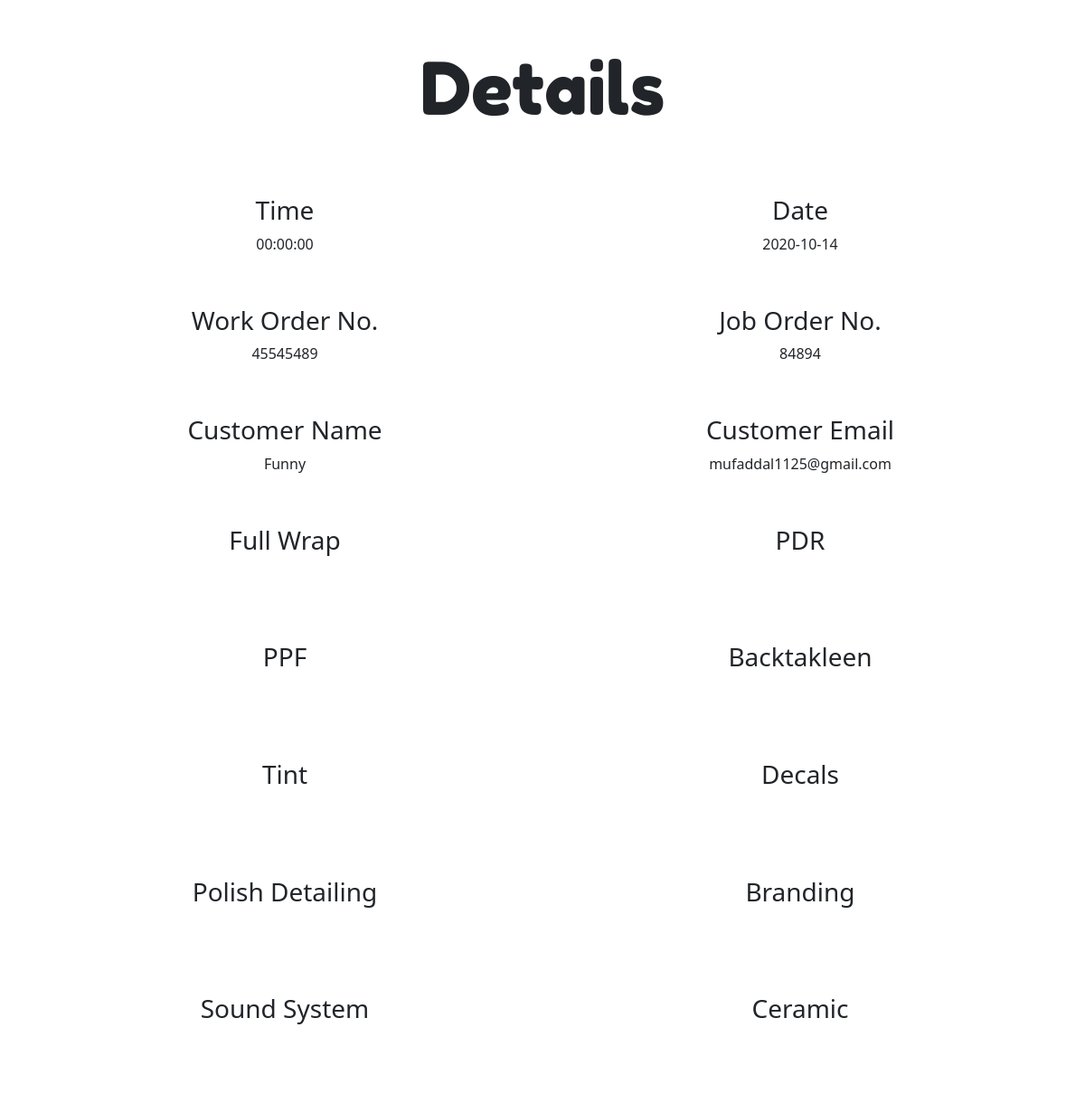
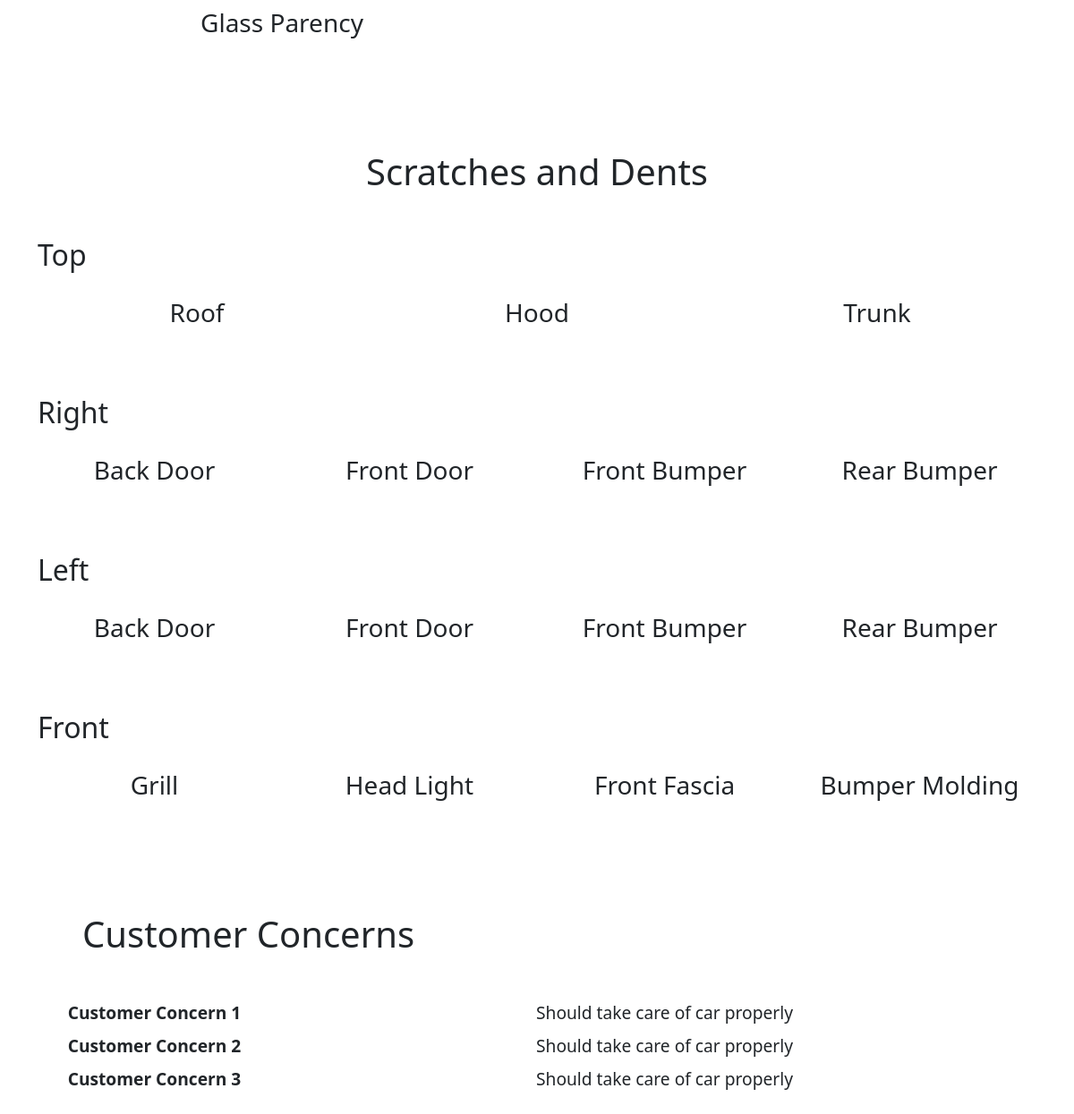
The page /details.php?id=19 on the database its author committed (2 pictures, top to bottom).
### tables this page shows
CREATE TABLE `car` (
  `id` int(11) NOT NULL,
  `time` time NOT NULL,
  `date` date NOT NULL,
  `work_no` int(11) NOT NULL,
  `job_no` int(11) NOT NULL,
  `customer_name` varchar(50) NOT NULL,
  `email` varchar(50) NOT NULL,
  `full_wrap` tinyint(1) NOT NULL DEFAULT 0,
  `pdr` tinyint(1) NOT NULL DEFAULT 0,
  `ppf` tinyint(1) NOT NULL DEFAULT 0,
  `backtakleen` tinyint(1) NOT NULL DEFAULT 0,
  `tint` tinyint(1) NOT NULL DEFAULT 0,
  `decals` tinyint(1) NOT NULL DEFAULT 0,
  `polish_detailing` tinyint(1) NOT NULL DEFAULT 0,
  `branding` tinyint(1) NOT NULL DEFAULT 0,
  `sound_system` tinyint(1) NOT NULL DEFAULT 0,
  `ceramic` tinyint(1) NOT NULL DEFAULT 0,
  `glassparency` tinyint(1) NOT NULL DEFAULT 0,
  `roof` tinyint(1) NOT NULL DEFAULT 0,
  `hood` tinyint(1) NOT NULL DEFAULT 0,
  `trunk` tinyint(1) NOT NULL DEFAULT 0,
  `right_door_1` tinyint(1) NOT NULL DEFAULT 0,
  `right_door_2` tinyint(1) NOT NULL DEFAULT 0,
  `right_front_bumper` tinyint(1) NOT NULL DEFAULT 0,
  `right_rear_bumper` tinyint(1) NOT NULL DEFAULT 0,
  `left_door_1` tinyint(1) NOT NULL DEFAULT 0,
  `left_door_2` tinyint(1) NOT NULL DEFAULT 1,
  `left_front_bumper` tinyint(1) NOT NULL DEFAULT 0,
  `left_rear_bumper` tinyint(1) NOT NULL DEFAULT 0,
  `grill` tinyint(1) NOT NULL DEFAULT 0,
  `head_light` tinyint(1) NOT NULL DEFAULT 0,
  `front_fascia` tinyint(1) NOT NULL DEFAULT 0,
  `bumper_molding` tinyint(1) NOT NULL DEFAULT 0,
  `customer_concern_1` varchar(500) NOT NULL,
  `customer_concern_2` varchar(500) NOT NULL,
  `customer_concern_3` varchar(500) NOT NULL,
  `customer_concern_4` varchar(500) NOT NULL,
  `customer_concern_5` varchar(500) NOT NULL,
  `Status` varchar(50) NOT NULL DEFAULT 'Repair Work Begins'
);

### details.php (the view, shortened to what this page needs)
<?php
require "partials/header.php";
require "server.php";
?>
<link rel="stylesheet" href="./styles/styles.css">
</head>
<body>
    <div class="container">
        <div class="header">
            <h1>Details</h1>
        </div>
        <?php
        function check_if($bool)
        {
            if ($bool) {
                echo '<svg class="bi text-success" width="32" height="32" fill="currentColor">
                                            <use xlink:href="node_modules\bootstrap-icons\bootstrap-icons.svg#check-square-fill"/>
                                            </svg>';
            } else {
                echo '<svg class="bi text-danger" width="32" height="32" fill="currentColor">
                                            <use xlink:href="node_modules\bootstrap-icons\bootstrap-icons.svg#file-x-fill"/>
                                            </svg>';
            }
        }
        if (isset($_GET['id'])) {
            $sql = "SELECT * FROM car WHERE id={$_GET['id']}";
            $result = $conn->query($sql);
            if ($result->num_rows > 0 && $result->num_rows < 2) {
                $row = $result->fetch_assoc();
        ?>
                <div class="row">
                    <div class="col">
                        <h3>Time</h3>
                        <p><?php echo $row['time']; ?></p>
                    </div>
                    <div class="col">
                        <h3>Date</h3>
                        <p><?php echo $row['date']; ?></p>
                    </div>
                </div>
                <div class="row">
                    <div class="col">
                        <h3>Work Order No.</h3>
                        <p><?php echo $row['work_no']; ?></p>
                    </div>
                    <div class="col">
                        <h3>Job Order No.</h3>
                        <p><?php echo $row['job_no']; ?></p>
                    </div>
                </div>
                <div class="row">
                    <div class="col">
                        <h3>Customer Name</h3>
                        <p><?php echo $row['customer_name']; ?></p>
                    </div>
                    <div class="col">
                        <h3>Customer Email</h3>
                        <p><?php echo $row['email']; ?></p>
                    </div>
                </div>
                <div class="row">
                    <div class="col">
                        <h3>Full Wrap</h3>
                        <p><?php check_if($row['full_wrap']);
                            ?></p>
                    </div>
                    <div class="col">
                        <h3>PDR</h3>
                        <p><?php check_if($row['pdr'])
                            ?></p>
                    </div>
                </div>
                <div class="row">
                    <div class="col">
                        <h3>PPF</h3>
                        <p><?php check_if($row['ppf']);
                            ?></p>
                    </div>
                    <div class="col">
                        <h3>Backtakleen</h3>
                        <p><?php check_if($row['backtakleen']);
                            ?></p>
                    </div>
                </div>
                <div class="row">
                    <div class="col">
                        <h3>Tint</h3>
                        <p><?php check_if($row['tint']);
                            ?></p>
                    </div>
                    <div class="col">
                        <h3>Decals</h3>
                        <p><?php check_if($row['decals']);
                            ?></p>
                    </div>
                </div>
                <div class="row">
                    <div class="col">
                        <h3>Polish Detailing</h3>
                        <p><?php check_if($row['polish_detailing']);
                            ?></p>
                    </div>
                    <div class="col">
                        <h3>Branding</h3>
                        <p><?php check_if($row['branding']);
                            ?></p>
                    </div>
                </div>
                <div class="row">
                    <div class="col">
                        <h3>Sound System</h3>
                        <p><?php check_if($row['sound_system']);
                            ?></p>
                    </div>
                    <div class="col">
                        <h3>Ceramic</h3>
                        <p><?php check_if($row['ceramic']);
                            ?></p>
                    </div>
                </div>
                <div class="row">
                    <div class="col">
                        <h3>Glass Parency</h3>
                        <p><?php check_if($row['glassparency']);
                            ?></p>
                    </div>
                    <div class="col"></div>
                </div>
                <h1 style="text-align: center">Scratches and Dents</h1>
                <div class="row">
                    <h2 style=" text-align: left">Top</h2>
                    <div class="col">
                        <h3>Roof</h3>
                        <p><?php check_if($row['roof']);
                            ?></p>
                    </div>
                    <div class="col">
                        <h3>Hood</h3>
                        <p><?php check_if($row['hood']);
                            ?></p>
                    </div>
                    <div class="col">
                        <h3>Trunk</h3>
                        <p><?php check_if($row['trunk']);
                            ?></p>
                    </div>
                </div>
                <div class="row">
                    <h2 style=" text-align: left">Right</h2>
                    <div class="col">
                        <h3>Back Door</h3>
                        <p><?php check_if($row['right_door_1']);
                            ?></p>
                    </div>
                    <div class="col">
                        <h3>Front Door</h3>
                        <p><?php check_if($row['right_door_2']);
                            ?></p>
                    </div>
                    <div class="col">
                        <h3>Front Bumper</h3>
                        <p><?php check_if($row['right_front_bumper']);
                            ?></p>
                    </div>
                    <div class="col">
                        <h3>Rear Bumper</h3>
                        <p><?php check_if($row['right_rear_bumper']);
                            ?></p>
                    </div>
                </div>
                <div class="row">
                    <h2 style=" text-align: left">Left</h2>
                    <div class="col">
                        <h3>Back Door</h3>
                        <p><?php check_if($row['left_door_1']);
                            ?></p>
                    </div>
                    <div class="col">
                        <h3>Front Door</h3>
                        <p><?php check_if($row['left_door_2']);
                            ?></p>
                    </div>
                    <div class="col">
                        <h3>Front Bumper</h3>
                        <p><?php check_if($row['left_front_bumper']);
                            ?></p>
                    </div>
                    <div class="col">
                        <h3>Rear Bumper</h3>
                        <p><?php check_if($row['left_rear_bumper']);
                            ?></p>
                    </div>
                </div>
                <div class="row">
                    <h2 style=" text-align: left">Front</h2>
                    <div class="col">
                        <h3>Grill</h3>
                        <p><?php check_if($row['grill']);
                            ?></p>
                    </div>
                    <div class="col">
                        <h3>Head Light</h3>
                        <p><?php check_if($row['head_light']);
                            ?></p>
                    </div>
                    <div class="col">
                        <h3>Front Fascia</h3>
                        <p><?php check_if($row['front_fascia']);
                            ?></p>
                    </div>
                    <div class="col">
                        <h3>Bumper Molding</h3>
                        <p><?php check_if($row['bumper_molding']);
                            ?></p>
                    </div>
                </div>
                <h1 class="mb-6">Customer Concerns</h1>
                <dl class="row text-center" style="font-size: larger;">
                    <?php
                    $customer_concern = array_slice($row, -6, 5);
                    $i = 1;
                    foreach ($customer_concern as $values) {
                        if (!empty($values)) {
                            echo "<dt class='col-sm-3'>Customer Concern $i</dt>
                            <dd class='col-sm-9 text-left'>$values</dd>";
                            $i++;
                        }
                    }
                    ?>
                </dl>
    </div>
</body>
<?php
            }
        }
?>

### styles/styles.css (style rules this page uses)
body, html { margin: 0; padding: 0; box-sizing: border-box; }
.header { display: flex; justify-content: center; align-items: center; }
.header h1 { font-size: 5em; font-family: "Fredoka One", cursive; }
.container h1 { margin: 50px; }

### details.php (style rules this page uses)
.row .col { margin: 20px 0; text-align: center; }

### rows shown on the page
car: time "00:00:00", date "2020-10-14", work_no "45545489", job_no "84894", customer_name "Funny", email "mufaddal1125@gmail.com"

### other values the page prints
$values "Should take care of car properly"
